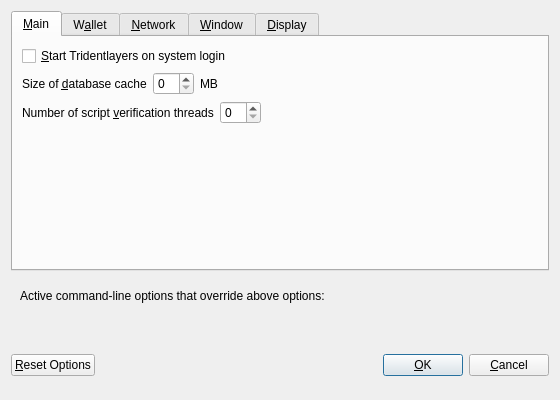
<?xml version="1.0" encoding="UTF-8"?>
<ui version="4.0">
 <class>OptionsDialog</class>
 <widget class="QDialog" name="OptionsDialog">
  <property name="geometry">
   <rect>
    <x>0</x>
    <y>0</y>
    <width>560</width>
    <height>400</height>
   </rect>
  </property>
  <property name="windowTitle">
   <string>Options</string>
  </property>
  <property name="modal">
   <bool>true</bool>
  </property>
  <layout class="QVBoxLayout" name="verticalLayout">
   <item>
    <widget class="QTabWidget" name="tabWidget">
     <property name="currentIndex">
      <number>0</number>
     </property>
     <widget class="QWidget" name="tabMain">
      <attribute name="title">
       <string>&amp;Main</string>
      </attribute>
      <layout class="QVBoxLayout" name="verticalLayout_Main">
       <item>
        <widget class="QCheckBox" name="bitcoinAtStartup">
         <property name="toolTip">
          <string>Automatically start Tridentlayers after logging in to the system.</string>
         </property>
         <property name="text">
          <string>&amp;Start Tridentlayers on system login</string>
         </property>
        </widget>
       </item>
       <item>
        <layout class="QHBoxLayout" name="horizontalLayout_2_Main">
         <item>
          <widget class="QLabel" name="databaseCacheLabel">
           <property name="text">
            <string>Size of &amp;database cache</string>
           </property>
           <property name="textFormat">
            <enum>Qt::PlainText</enum>
           </property>
           <property name="buddy">
            <cstring>databaseCache</cstring>
           </property>
          </widget>
         </item>
         <item>
          <widget class="QSpinBox" name="databaseCache"/>
         </item>
         <item>
          <widget class="QLabel" name="databaseCacheUnitLabel">
           <property name="text">
            <string>MB</string>
           </property>
           <property name="textFormat">
            <enum>Qt::PlainText</enum>
           </property>
          </widget>
         </item>
         <item>
          <spacer name="horizontalSpacer_2_Main">
           <property name="orientation">
            <enum>Qt::Horizontal</enum>
           </property>
           <property name="sizeHint" stdset="0">
            <size>
             <width>40</width>
             <height>20</height>
            </size>
           </property>
          </spacer>
         </item>
        </layout>
       </item>
       <item>
        <layout class="QHBoxLayout" name="horizontalLayout_3_Main">
         <item>
          <widget class="QLabel" name="threadsScriptVerifLabel">
           <property name="text">
            <string>Number of script &amp;verification threads</string>
           </property>
           <property name="textFormat">
            <enum>Qt::PlainText</enum>
           </property>
           <property name="buddy">
            <cstring>threadsScriptVerif</cstring>
           </property>
          </widget>
         </item>
         <item>
          <widget class="QSpinBox" name="threadsScriptVerif">
           <property name="toolTip">
            <string>(0 = auto, &lt;0 = leave that many cores free)</string>
           </property>
          </widget>
         </item>
         <item>
          <spacer name="horizontalSpacer_3_Main">
           <property name="orientation">
            <enum>Qt::Horizontal</enum>
           </property>
           <property name="sizeHint" stdset="0">
            <size>
             <width>40</width>
             <height>20</height>
            </size>
           </property>
          </spacer>
         </item>
        </layout>
       </item>
       <item>
        <spacer name="verticalSpacer_Main">
         <property name="orientation">
          <enum>Qt::Vertical</enum>
         </property>
         <property name="sizeHint" stdset="0">
          <size>
           <width>20</width>
           <height>40</height>
          </size>
         </property>
        </spacer>
       </item>
      </layout>
     </widget>
     <widget class="QWidget" name="tabWallet">
      <attribute name="title">
       <string>W&amp;allet</string>
      </attribute>
      <layout class="QVBoxLayout" name="verticalLayout_Wallet">
       <item>
        <widget class="QGroupBox" name="groupBox">
         <property name="title">
          <string>Expert</string>
         </property>
         <layout class="QVBoxLayout" name="verticalLayout_2">
          <item>
           <widget class="QCheckBox" name="coinControlFeatures">
            <property name="toolTip">
             <string>Whether to show coin control features or not.</string>
            </property>
            <property name="text">
             <string>Enable coin &amp;control features</string>
            </property>
           </widget>
          </item>
          <item>
           <widget class="QCheckBox" name="spendZeroConfChange">
            <property name="toolTip">
             <string>If you disable the spending of unconfirmed change, the change from a transaction cannot be used until that transaction has at least one confirmation. This also affects how your balance is computed.</string>
            </property>
            <property name="text">
             <string>&amp;Spend unconfirmed change</string>
            </property>
           </widget>
          </item>
         </layout>
        </widget>
       </item>
       <item>
        <spacer name="verticalSpacer_Wallet">
         <property name="orientation">
          <enum>Qt::Vertical</enum>
         </property>
         <property name="sizeHint" stdset="0">
          <size>
           <width>20</width>
           <height>40</height>
          </size>
         </property>
        </spacer>
       </item>
      </layout>
     </widget>
     <widget class="QWidget" name="tabNetwork">
      <attribute name="title">
       <string>&amp;Network</string>
      </attribute>
      <layout class="QVBoxLayout" name="verticalLayout_Network">
       <item>
        <widget class="QCheckBox" name="mapPortUpnp">
         <property name="toolTip">
          <string>Automatically open the Tridentlayers client port on the router. This only works when your router supports UPnP and it is enabled.</string>
         </property>
         <property name="text">
          <string>Map port using &amp;UPnP</string>
         </property>
        </widget>
       </item>
       <item>
        <widget class="QCheckBox" name="allowIncoming">
         <property name="toolTip">
          <string>Accept connections from outside</string>
         </property>
         <property name="text">
          <string>Allow incoming connections</string>
         </property>
        </widget>
       </item>
       <item>
        <widget class="QCheckBox" name="connectSocks">
         <property name="toolTip">
          <string>Connect to the Tridentlayers network through a SOCKS5 proxy.</string>
         </property>
         <property name="text">
          <string>&amp;Connect through SOCKS5 proxy (default proxy):</string>
         </property>
        </widget>
       </item>
       <item>
        <layout class="QHBoxLayout" name="horizontalLayout_1_Network">
         <item>
          <widget class="QLabel" name="proxyIpLabel">
           <property name="text">
            <string>Proxy &amp;IP:</string>
           </property>
           <property name="textFormat">
            <enum>Qt::PlainText</enum>
           </property>
           <property name="buddy">
            <cstring>proxyIp</cstring>
           </property>
          </widget>
         </item>
         <item>
          <widget class="QValidatedLineEdit" name="proxyIp">
           <property name="minimumSize">
            <size>
             <width>140</width>
             <height>0</height>
            </size>
           </property>
           <property name="maximumSize">
            <size>
             <width>140</width>
             <height>16777215</height>
            </size>
           </property>
           <property name="toolTip">
            <string>IP address of the proxy (e.g. IPv4: 127.0.0.1 / IPv6: ::1)</string>
           </property>
          </widget>
         </item>
         <item>
          <widget class="QLabel" name="proxyPortLabel">
           <property name="text">
            <string>&amp;Port:</string>
           </property>
           <property name="textFormat">
            <enum>Qt::PlainText</enum>
           </property>
           <property name="buddy">
            <cstring>proxyPort</cstring>
           </property>
          </widget>
         </item>
         <item>
          <widget class="QLineEdit" name="proxyPort">
           <property name="minimumSize">
            <size>
             <width>55</width>
             <height>0</height>
            </size>
           </property>
           <property name="maximumSize">
            <size>
             <width>55</width>
             <height>16777215</height>
            </size>
           </property>
           <property name="toolTip">
            <string>Port of the proxy (e.g. 9050)</string>
           </property>
          </widget>
         </item>
         <item>
          <spacer name="horizontalSpacer_1_Network">
           <property name="orientation">
            <enum>Qt::Horizontal</enum>
           </property>
           <property name="sizeHint" stdset="0">
            <size>
             <width>40</width>
             <height>20</height>
            </size>
           </property>
          </spacer>
         </item>
        </layout>
       </item>
       <item>
        <spacer name="verticalSpacer_Network">
         <property name="orientation">
          <enum>Qt::Vertical</enum>
         </property>
         <property name="sizeHint" stdset="0">
          <size>
           <width>20</width>
           <height>40</height>
          </size>
         </property>
        </spacer>
       </item>
      </layout>
     </widget>
     <widget class="QWidget" name="tabWindow">
      <attribute name="title">
       <string>&amp;Window</string>
      </attribute>
      <layout class="QVBoxLayout" name="verticalLayout_Window">
       <item>
        <widget class="QCheckBox" name="minimizeToTray">
         <property name="toolTip">
          <string>Show only a tray icon after minimizing the window.</string>
         </property>
         <property name="text">
          <string>&amp;Minimize to the tray instead of the taskbar</string>
         </property>
        </widget>
       </item>
       <item>
        <widget class="QCheckBox" name="minimizeOnClose">
         <property name="toolTip">
          <string>Minimize instead of exit the application when the window is closed. When this option is enabled, the application will be closed only after selecting Quit in the menu.</string>
         </property>
         <property name="text">
          <string>M&amp;inimize on close</string>
         </property>
        </widget>
       </item>
       <item>
        <spacer name="verticalSpacer_Window">
         <property name="orientation">
          <enum>Qt::Vertical</enum>
         </property>
         <property name="sizeHint" stdset="0">
          <size>
           <width>20</width>
           <height>40</height>
          </size>
         </property>
        </spacer>
       </item>
      </layout>
     </widget>
     <widget class="QWidget" name="tabDisplay">
      <attribute name="title">
       <string>&amp;Display</string>
      </attribute>
      <layout class="QVBoxLayout" name="verticalLayout_Display">
       <item>
        <layout class="QHBoxLayout" name="horizontalLayout_1_Display">
         <item>
          <widget class="QLabel" name="langLabel">
           <property name="text">
            <string>User Interface &amp;language:</string>
           </property>
           <property name="textFormat">
            <enum>Qt::PlainText</enum>
           </property>
           <property name="buddy">
            <cstring>lang</cstring>
           </property>
          </widget>
         </item>
         <item>
          <widget class="QValueComboBox" name="lang">
           <property name="toolTip">
            <string>The user interface language can be set here. This setting will take effect after restarting Tridentlayers.</string>
           </property>
          </widget>
         </item>
        </layout>
       </item>
       <item>
        <layout class="QHBoxLayout" name="horizontalLayout_2_Display">
         <item>
          <widget class="QLabel" name="unitLabel">
           <property name="text">
            <string>&amp;Unit to show amounts in:</string>
           </property>
           <property name="textFormat">
            <enum>Qt::PlainText</enum>
           </property>
           <property name="buddy">
            <cstring>unit</cstring>
           </property>
          </widget>
         </item>
         <item>
          <widget class="QValueComboBox" name="unit">
           <property name="toolTip">
            <string>Choose the default subdivision unit to show in the interface and when sending coins.</string>
           </property>
          </widget>
         </item>
        </layout>
       </item>
       <item>
        <layout class="QHBoxLayout" name="horizontalLayout_3_Display">
         <item>
          <widget class="QLabel" name="thirdPartyTxUrlsLabel">
           <property name="toolTip">
            <string>Third party URLs (e.g. a block explorer) that appear in the transactions tab as context menu items. %s in the URL is replaced by transaction hash. Multiple URLs are separated by vertical bar |.</string>
           </property>
           <property name="text">
            <string>Third party transaction URLs</string>
           </property>
           <property name="buddy">
            <cstring>thirdPartyTxUrls</cstring>
           </property>
          </widget>
         </item>
         <item>
          <widget class="QLineEdit" name="thirdPartyTxUrls">
           <property name="toolTip">
            <string>Third party URLs (e.g. a block explorer) that appear in the transactions tab as context menu items. %s in the URL is replaced by transaction hash. Multiple URLs are separated by vertical bar |.</string>
           </property>
          </widget>
         </item>
        </layout>
       </item>
       <item>
        <spacer name="verticalSpacer_Display">
         <property name="orientation">
          <enum>Qt::Vertical</enum>
         </property>
         <property name="sizeHint" stdset="0">
          <size>
           <width>20</width>
           <height>40</height>
          </size>
         </property>
        </spacer>
       </item>
      </layout>
     </widget>
    </widget>
   </item>
   <item>
    <widget class="QFrame" name="frame">
     <layout class="QVBoxLayout" name="verticalLayout_Bottom">
      <item>
       <layout class="QHBoxLayout" name="horizontalLayout_Bottom">
        <item>
         <widget class="QLabel" name="overriddenByCommandLineInfoLabel">
          <property name="text">
           <string>Active command-line options that override above options:</string>
          </property>
          <property name="textFormat">
           <enum>Qt::PlainText</enum>
          </property>
         </widget>
        </item>
        <item>
         <spacer name="horizontalSpacer_Bottom">
          <property name="orientation">
           <enum>Qt::Horizontal</enum>
          </property>
          <property name="sizeHint" stdset="0">
           <size>
            <width>40</width>
            <height>20</height>
           </size>
          </property>
         </spacer>
        </item>
       </layout>
      </item>
      <item>
       <widget class="QLabel" name="overriddenByCommandLineLabel">
        <property name="text">
         <string/>
        </property>
        <property name="textFormat">
         <enum>Qt::PlainText</enum>
        </property>
        <property name="wordWrap">
         <bool>true</bool>
        </property>
       </widget>
      </item>
     </layout>
    </widget>
   </item>
   <item>
    <layout class="QHBoxLayout" name="horizontalLayout_Buttons">
     <item>
      <widget class="QPushButton" name="resetButton">
       <property name="toolTip">
        <string>Reset all client options to default.</string>
       </property>
       <property name="text">
        <string>&amp;Reset Options</string>
       </property>
       <property name="autoDefault">
        <bool>false</bool>
       </property>
      </widget>
     </item>
     <item>
      <spacer name="horizontalSpacer_1">
       <property name="orientation">
        <enum>Qt::Horizontal</enum>
       </property>
       <property name="sizeHint" stdset="0">
        <size>
         <width>40</width>
         <height>48</height>
        </size>
       </property>
      </spacer>
     </item>
     <item>
      <widget class="QLabel" name="statusLabel">
       <property name="minimumSize">
        <size>
         <width>200</width>
         <height>0</height>
        </size>
       </property>
       <property name="font">
        <font>
         <weight>75</weight>
         <bold>true</bold>
        </font>
       </property>
       <property name="text">
        <string/>
       </property>
       <property name="textFormat">
        <enum>Qt::PlainText</enum>
       </property>
       <property name="wordWrap">
        <bool>true</bool>
       </property>
      </widget>
     </item>
     <item>
      <spacer name="horizontalSpacer_2">
       <property name="orientation">
        <enum>Qt::Horizontal</enum>
       </property>
       <property name="sizeHint" stdset="0">
        <size>
         <width>40</width>
         <height>48</height>
        </size>
       </property>
      </spacer>
     </item>
     <item>
      <widget class="QPushButton" name="okButton">
       <property name="text">
        <string>&amp;OK</string>
       </property>
       <property name="autoDefault">
        <bool>false</bool>
       </property>
       <property name="default">
        <bool>true</bool>
       </property>
      </widget>
     </item>
     <item>
      <widget class="QPushButton" name="cancelButton">
       <property name="text">
        <string>&amp;Cancel</string>
       </property>
       <property name="autoDefault">
        <bool>false</bool>
       </property>
      </widget>
     </item>
    </layout>
   </item>
  </layout>
 </widget>
 <customwidgets>
  <customwidget>
   <class>QValidatedLineEdit</class>
   <extends>QLineEdit</extends>
   <header>qvalidatedlineedit.h</header>
  </customwidget>
  <customwidget>
   <class>QValueComboBox</class>
   <extends>QComboBox</extends>
   <header>qvaluecombobox.h</header>
  </customwidget>
 </customwidgets>
 <resources/>
 <connections/>
</ui>
